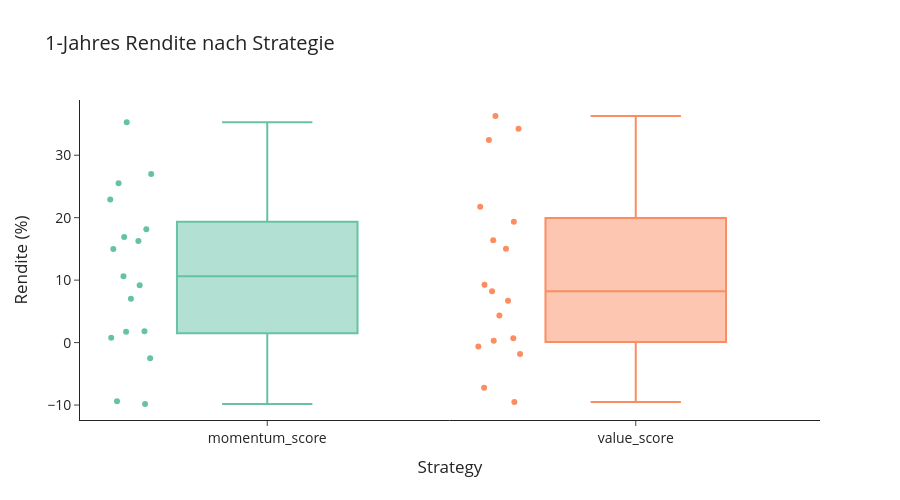
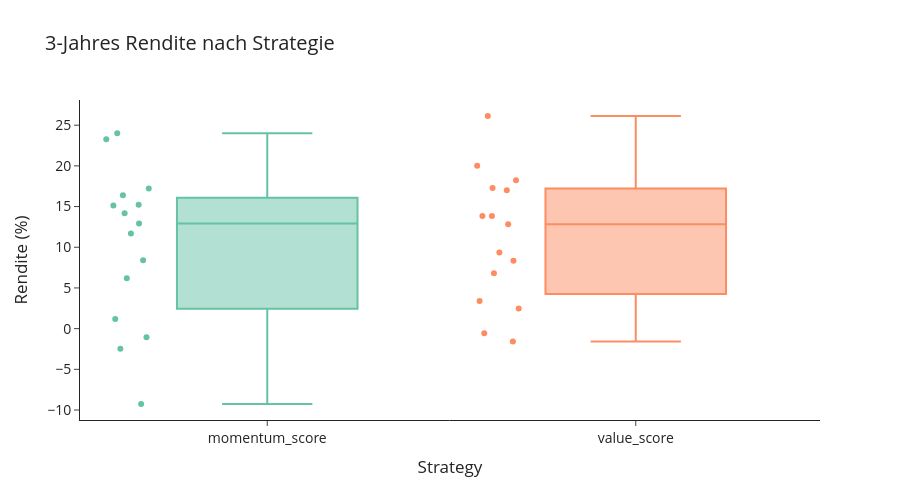
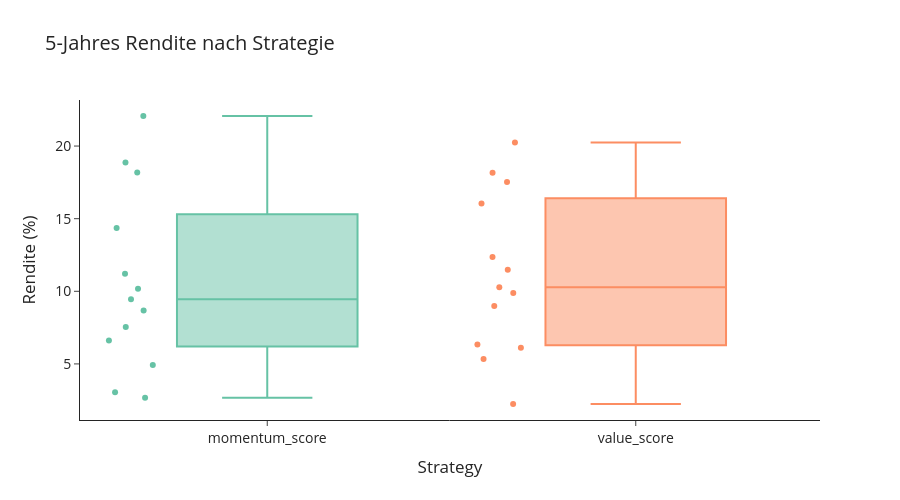

The cell these charts' notebook holds for them, in order:
### Code cell
df["horizon"] = df["sellyear"] - df["buyyear"]

df = df[df["horizon"].isin([1,3,5])]

horizons = [1,3,5]

print(df.pivot_table(
    index="sellyear",
    columns=["strategy", "horizon"],
    values="rendite"
    ).describe().T)

for h in horizons:
    df_filtered = df[df["horizon"] == h]
    
    fig = px.box(
        df_filtered,
        x="strategy",
        y="rendite",
        title=f"{h}-Jahres Rendite nach Strategie ",
        color="strategy",  # sorgt für unterschiedliche Farben
        color_discrete_sequence=px.colors.qualitative.Set2,
        points="all" 
    )
    fig.update_yaxes(title="Rendite (%)")
    fig.update_xaxes(title="Strategy")



    fig.update_layout(
        width=900,
        height=500,
        title_font_size=20,
        font=dict(size=14),
        template="simple_white",
        showlegend=False
    )
   
    fig.show()
    output_dir = Path(save_path) / sector_name.lower().replace(" ", "_")
    output_dir.mkdir(parents=True, exist_ok=True)

    file_path = output_dir / f"{h}_year_distribution.png"
    fig.write_image(file_path)

### Figure 1 — Plotly figure (JSON) as saved in the notebook; plotly's stock layout.template omitted (floating-point values rounded to 4 significant figures)
{"data": [{"alignmentgroup": "True", "boxpoints": "all", "hovertemplate": "strategy=%{x}<br>rendite=%{y}<extra></extra>", "legendgroup": "momentum_score", "marker": {"color": "rgb(102,194,165)"}, "name": "momentum_score", "notched": false, "offsetgroup": "momentum_score", "orientation": "v", "showlegend": true, "type": "box", "x": ["momentum_score", "momentum_score", "momentum_score", "momentum_score", "momentum_score", "momentum_score", "momentum_score", "momentum_score", "momentum_score", "momentum_score", "momentum_score", "momentum_score", "momentum_score", "momentum_score", "momentum_score", "momentum_score", "momentum_score"], "x0": " ", "xaxis": "x", "y": [16.26, 27.01, 18.14, 0.78, 35.28, 25.53, 15.0, 1.72, 9.17, -9.83, 22.91, 10.62, 16.92, -2.52, -9.4, 7.01, 1.83], "y0": " ", "yaxis": "y"}, {"alignmentgroup": "True", "boxpoints": "all", "hovertemplate": "strategy=%{x}<br>rendite=%{y}<extra></extra>", "legendgroup": "value_score", "marker": {"color": "rgb(252,141,98)"}, "name": "value_score", "notched": false, "offsetgroup": "value_score", "orientation": "v", "showlegend": true, "type": "box", "x": ["value_score", "value_score", "value_score", "value_score", "value_score", "value_score", "value_score", "value_score", "value_score", "value_score", "value_score", "value_score", "value_score", "value_score", "value_score", "value_score", "value_score"], "x0": " ", "xaxis": "x", "y": [32.43, 15.04, 8.21, 0.31, 36.28, 21.75, 9.28, 16.4, 6.71, -7.23, 34.23, -0.62, 19.34, 4.35, -9.52, -1.81, 0.69], "y0": " ", "yaxis": "y"}], "layout": {"boxmode": "overlay", "font": {"size": 14}, "height": 500, "legend": {"title": {"text": "strategy"}, "tracegroupgap": 0}, "showlegend": false, "title": {"font": {"size": 20}, "text": "1-Jahres Rendite nach Strategie "}, "width": 900, "xaxis": {"anchor": "y", "categoryarray": ["momentum_score", "value_score"], "categoryorder": "array", "domain": [0, 1], "title": {"text": "Strategy"}}, "yaxis": {"anchor": "x", "domain": [0, 1], "title": {"text": "Rendite (%)"}}}}

### Figure 2 — Plotly figure (JSON) as saved in the notebook; plotly's stock layout.template omitted (floating-point values rounded to 4 significant figures)
{"data": [{"alignmentgroup": "True", "boxpoints": "all", "hovertemplate": "strategy=%{x}<br>rendite=%{y}<extra></extra>", "legendgroup": "momentum_score", "marker": {"color": "rgb(102,194,165)"}, "name": "momentum_score", "notched": false, "offsetgroup": "momentum_score", "orientation": "v", "showlegend": true, "type": "box", "x": ["momentum_score", "momentum_score", "momentum_score", "momentum_score", "momentum_score", "momentum_score", "momentum_score", "momentum_score", "momentum_score", "momentum_score", "momentum_score", "momentum_score", "momentum_score", "momentum_score", "momentum_score"], "x0": " ", "xaxis": "x", "y": [15.13, 16.39, 23.27, 12.91, 24.0, 15.21, 11.69, -1.05, 6.19, 14.18, 17.22, 8.41, 1.2, -2.47, -9.26], "y0": " ", "yaxis": "y"}, {"alignmentgroup": "True", "boxpoints": "all", "hovertemplate": "strategy=%{x}<br>rendite=%{y}<extra></extra>", "legendgroup": "value_score", "marker": {"color": "rgb(252,141,98)"}, "name": "value_score", "notched": false, "offsetgroup": "value_score", "orientation": "v", "showlegend": true, "type": "box", "x": ["value_score", "value_score", "value_score", "value_score", "value_score", "value_score", "value_score", "value_score", "value_score", "value_score", "value_score", "value_score", "value_score", "value_score", "value_score"], "x0": " ", "xaxis": "x", "y": [18.25, 12.84, 17.0, 26.13, 17.28, 13.85, 9.37, 2.47, 6.8, 13.84, 20.03, 8.34, 3.41, -0.57, -1.57], "y0": " ", "yaxis": "y"}], "layout": {"boxmode": "overlay", "font": {"size": 14}, "height": 500, "legend": {"title": {"text": "strategy"}, "tracegroupgap": 0}, "showlegend": false, "title": {"font": {"size": 20}, "text": "3-Jahres Rendite nach Strategie "}, "width": 900, "xaxis": {"anchor": "y", "categoryarray": ["momentum_score", "value_score"], "categoryorder": "array", "domain": [0, 1], "title": {"text": "Strategy"}}, "yaxis": {"anchor": "x", "domain": [0, 1], "title": {"text": "Rendite (%)"}}}}

### Figure 3 — Plotly figure (JSON) as saved in the notebook; plotly's stock layout.template omitted (floating-point values rounded to 4 significant figures)
{"data": [{"alignmentgroup": "True", "boxpoints": "all", "hovertemplate": "strategy=%{x}<br>rendite=%{y}<extra></extra>", "legendgroup": "momentum_score", "marker": {"color": "rgb(102,194,165)"}, "name": "momentum_score", "notched": false, "offsetgroup": "momentum_score", "orientation": "v", "showlegend": true, "type": "box", "x": ["momentum_score", "momentum_score", "momentum_score", "momentum_score", "momentum_score", "momentum_score", "momentum_score", "momentum_score", "momentum_score", "momentum_score", "momentum_score", "momentum_score", "momentum_score"], "x0": " ", "xaxis": "x", "y": [14.35, 18.87, 22.07, 11.21, 18.18, 8.67, 7.54, 4.93, 6.62, 10.17, 9.46, 2.67, 3.05], "y0": " ", "yaxis": "y"}, {"alignmentgroup": "True", "boxpoints": "all", "hovertemplate": "strategy=%{x}<br>rendite=%{y}<extra></extra>", "legendgroup": "value_score", "marker": {"color": "rgb(252,141,98)"}, "name": "value_score", "notched": false, "offsetgroup": "value_score", "orientation": "v", "showlegend": true, "type": "box", "x": ["value_score", "value_score", "value_score", "value_score", "value_score", "value_score", "value_score", "value_score", "value_score", "value_score", "value_score", "value_score", "value_score"], "x0": " ", "xaxis": "x", "y": [18.16, 17.52, 16.04, 20.25, 12.37, 5.33, 6.12, 9.89, 10.28, 11.49, 8.98, 6.33, 2.24], "y0": " ", "yaxis": "y"}], "layout": {"boxmode": "overlay", "font": {"size": 14}, "height": 500, "legend": {"title": {"text": "strategy"}, "tracegroupgap": 0}, "showlegend": false, "title": {"font": {"size": 20}, "text": "5-Jahres Rendite nach Strategie "}, "width": 900, "xaxis": {"anchor": "y", "categoryarray": ["momentum_score", "value_score"], "categoryorder": "array", "domain": [0, 1], "title": {"text": "Strategy"}}, "yaxis": {"anchor": "x", "domain": [0, 1], "title": {"text": "Rendite (%)"}}}}
